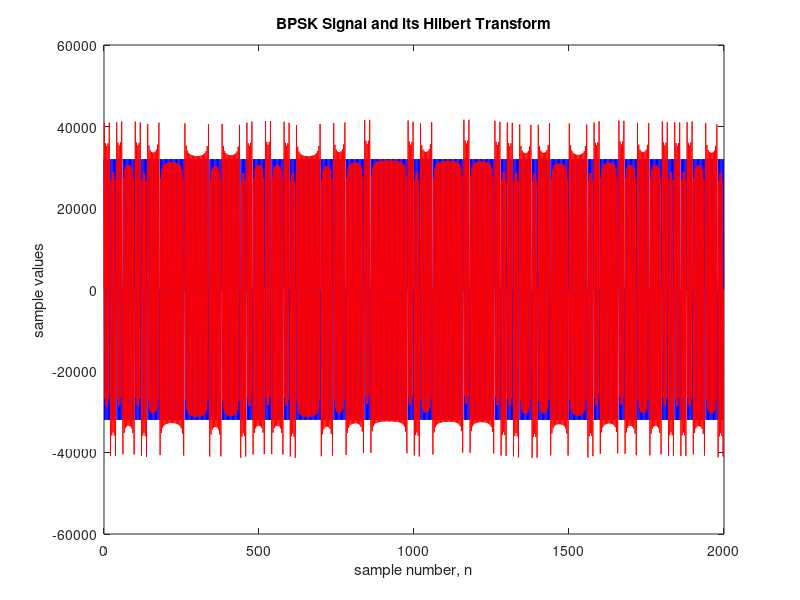

The MATLAB script that drew this image: (Note: this script raises an error after producing the figure.)
%//////////////////////////////////////////////////////////////////////
%/ Welch, Wright, & Morrow, 
%/ Real-time Digital Signal Processing, 2005
%/
%/ Simulation of a BPSK modulator and its coherent recovery
%/
%/ Implementation of a second-order Costas loop based 
%/ on Figure 6.3, page 77 of Steven A. Tretter's
%/
%/ "Communication System Design Using DSP Algorithms"
%/ copyright 1995, Plenum Press
%/
%//////////////////////////////////////////////////////////////////////

%  input terms
Fmsg = 12000;   % carrier frequency of the BPSK transmitter (Hz)
VCOrestFrequencyError = 200*randn(1);   % VCO's error (Hz)
VCOphaseError = 2*pi*rand(1);           % VCO's error (radians)
Fs = 48000;                             % sample frequency (Hz)
N = 2000;                               % samples in the simulation
samplesPerBit = 20;                     % sample per data bit
dataRate = Fs/samplesPerBit;            % data rate (bits/second)
beta = 0.002;                           % loop filter parameter "beta"
alpha = 0.01;                           % loop filter parameter "alpha"
noiseVariance = 0.0001;                 % noise variance
Nfft = 1024;                            % number of samples in an FFT
amplitude = 32000;                      % ADC scale factor
scaleFactor = 1/32768/32768;            % feedback loop scale factor

%  input term initializations
phaseDetectorOutput = zeros(1, N+1);
vcoOutput = [exp(-j*VCOphaseError) zeros(1, N)];  % random phase for the VCO's initial conditions
m = zeros(1, N+1);
q = zeros(1, N+1);
loopFilterOutput = zeros(1, N+1);
phi = [VCOphaseError zeros(1, N)];
Zi = 0;

%  calculated terms
Fcarrier = Fmsg + VCOrestFrequencyError;    % VCO's rest frequency
T = 1/Fs;                                   % sample period
B = [(alpha + beta) -alpha];                % loop filter combined numerator
A = [1 -1];                                 % loop filter combined denominator
Nbits = N/samplesPerBit;                    % number of bits in the simulation
noise = sqrt(noiseVariance)*randn(1, N);    % creation of the AWGN vector

%  random data generation and expansion (to allow for BPSK modulation)
data = 2*(randn(1, Nbits) > 0) - 1;
expandedData = amplitude*reshape(ones(samplesPerBit, 1)*data, 1, N);

%  BPSK signal and its Hilbert transform (analytic signal) generation
BPSKsignal = cos(2*pi*(0:N-1)*Fmsg/Fs).*expandedData + noise;
analyticSignal = hilbert(BPSKsignal);

%  processing the data by thr PLL
for i = 1:N
    phaseDetectorOutput(i+1) = analyticSignal(i)*vcoOutput(i);
    m(i+1) = real(phaseDetectorOutput(i+1));
    q(i+1) = scaleFactor*real(phaseDetectorOutput(i+1))*imag(phaseDetectorOutput(i+1));
    [loopFilterOutput(i+1), Zf] = filter(B, A, q(i+1), Zi);
    Zi = Zf;
    phi(i+1) = mod(phi(i) + loopFilterOutput(i+1) + 2*pi*Fcarrier*T, 2*pi);
    vcoOutput(i+1) = exp(-j*phi(i+1));
end

%  another way of creating the Hilbert transform of a signal
%  transformedSignal = ifft(fft(signal).*[-j*ones(1,501) j*ones(1,499)]);

%  Plotting commands follow ...
%  output terms
figure(1)
plot(0:N-1, BPSKsignal, 'b')
hold on
plot(0:N-1, imag(analyticSignal), 'r')
title('BPSK Signal and its Hilbert Transform')
ylabel('sample values')
xlabel('sample number, n')
legend('input signal', 'transformed signal', 3)
hold off

figure(2)
zplane(B, A)
title('Pole/Zero Plot for the Loop Filter')

figure(3)
freqz(B, A, Nfft, Fs)
title('Frequency Response of the Loop Filter')

figure(4)
psd(BPSKsignal, [], Fs)

figure(5)
plot(0:N-1, BPSKsignal, 'b')
hold on
plot(0:N, amplitude*real(vcoOutput), 'r')
title('Modulated Signal and the VCO''s Output Signal')
ylabel('sample values')
xlabel('sample number, n')
legend('input signal', 'vco''s output')
% axis([0 N -1.4 1.4])
hold off

figure(6)
plot(0:N-1, expandedData, 'b')
hold on
plot(0:N, m, 'r')
title('Message and the Recovered Message')
ylabel('sample values')
xlabel('sample number, n')
legend('message', 'recovered message')
% axis([0 N -1.4 1.4])
hold off
